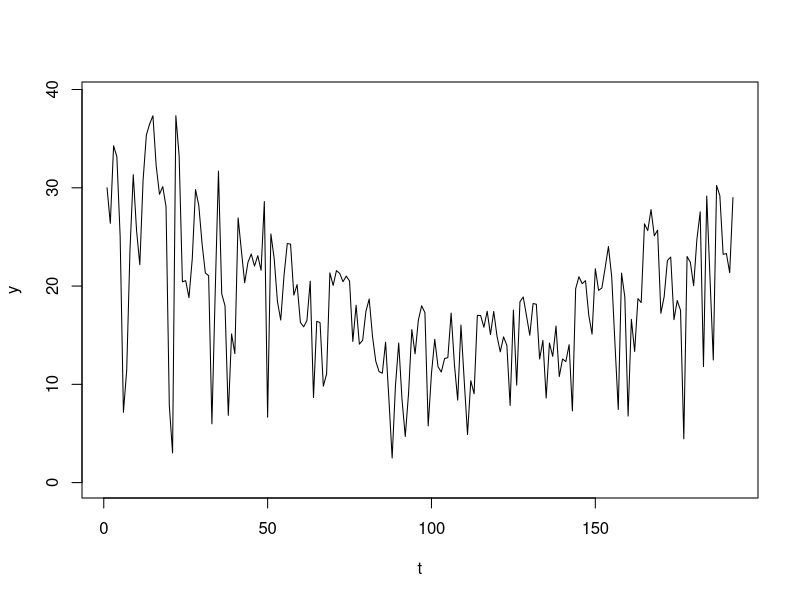

Here is the R script that generated this plot:
data = read.csv("solar.csv")

t = as.integer(as.Date(data$date))
t = t - min(t) + 1
y = data$energy_kwh
plot(t, y, type="l", ylim=c(0, 1.05*max(y)))
